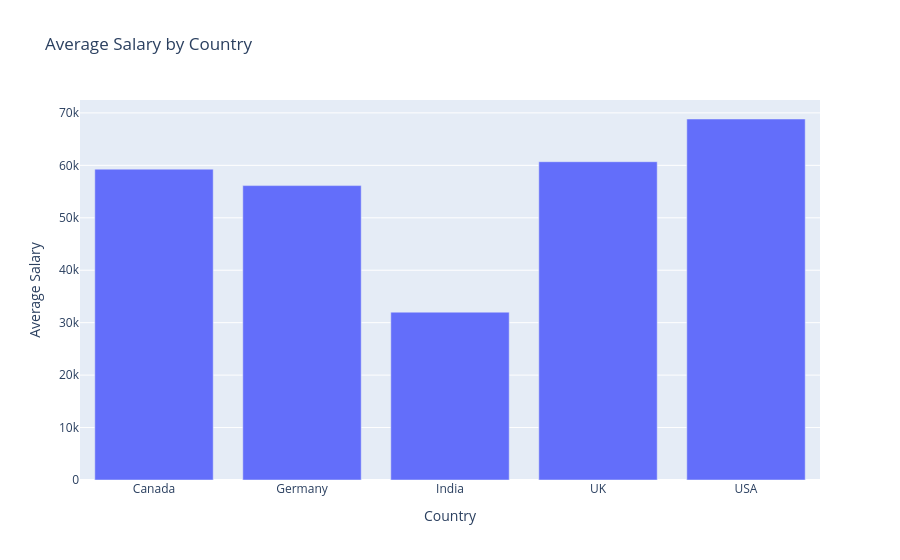

Notebook cell for this chart:
### Code cell
avg_salary = df.groupby('country')['salary'].mean().round(2).reset_index()

fig = px.bar(
    avg_salary,
    x='country',
    y='salary',
    title="Average Salary by Country",
    labels={'country': 'Country', 'salary': 'Average Salary'}
)

fig.show()

### Figure 1 — Plotly figure (JSON) as saved in the notebook; plotly's stock layout.template omitted (floating-point values rounded to 4 significant figures)
{"data": [{"hovertemplate": "Country=%{x}<br>Average Salary=%{y}<extra></extra>", "legendgroup": "", "marker": {"color": "#636efa", "pattern": {"shape": ""}}, "name": "", "orientation": "v", "showlegend": false, "textposition": "auto", "type": "bar", "x": ["Canada", "Germany", "India", "UK", "USA"], "xaxis": "x", "y": [59270.0, 56140.0, 32000.0, 60690.0, 68840.0], "yaxis": "y"}], "layout": {"barmode": "relative", "legend": {"tracegroupgap": 0}, "title": {"text": "Average Salary by Country"}, "xaxis": {"anchor": "y", "domain": [0, 1], "title": {"text": "Country"}}, "yaxis": {"anchor": "x", "domain": [0, 1], "title": {"text": "Average Salary"}}}}
